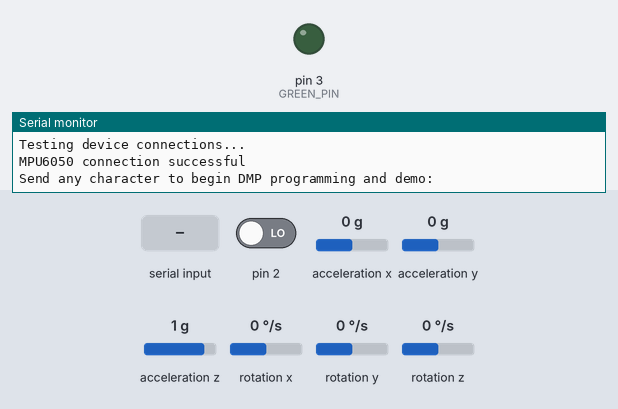
The sketch below on a simulated Arduino Uno, built with avr-gcc and run on an emulated ATmega328P. Parts: output pins drawn as LEDs (lit = HIGH), the last lines printed to the serial monitor. Dashed ring = blinking. Inputs (shaded band) come from the test bench; at power-on: acceleration x 0 g, acceleration y 0 g, acceleration z 1 g, rotation z 0 °/s, pin 2 LOW, rotation x 0 °/s, rotation y 0 °/s. The sensor or clock chip raises its interrupt line as the real part does.

Above: at 0.9 s.
1.0 s: "1" received over Serial
At 1.69 s:
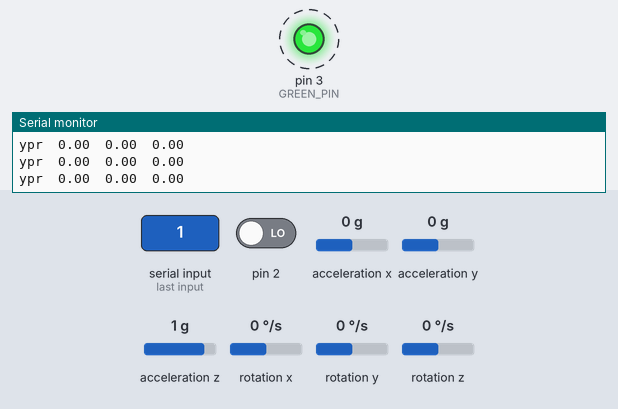
4.0 s: acceleration x set to 0.8 g
7.0 s: acceleration y set to 0.8 g
10.0 s: acceleration z set to -1.4 g
13.0 s: rotation z set to 192 °/s
16.0 s: acceleration z set to 1.4 g
Timing chart, 0 to 20.0 s (numbered marks = the images above; inputs shaded):
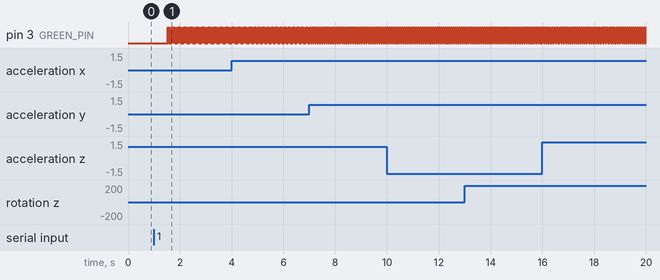

Measured:
- after the input at 1.0 s, pin 3 (GREEN_PIN): alternates HIGH for 0.01 s and LOW for 0.01 s, starting after 0.54 s

The sketch:

MPU6050_DMP6.ino
```cpp
#include "I2Cdev.h"

#include "MPU6050_6Axis_MotionApps20.h"
//#include "MPU6050.h" // not necessary if using MotionApps include file

// Arduino Wire library is required if I2Cdev I2CDEV_ARDUINO_WIRE implementation
// is used in I2Cdev.h
#if I2CDEV_IMPLEMENTATION == I2CDEV_ARDUINO_WIRE
    #include "Wire.h"
#endif

// class default I2C address is 0x68
// specific I2C addresses may be passed as a parameter here
// AD0 low = 0x68 (default for SparkFun breakout and InvenSense evaluation board)
// AD0 high = 0x69

MPU6050 mpu;

#define OUTPUT_READABLE_YAWPITCHROLL

#define GREEN_PIN 3 // (Arduino is 13, Teensy is 11, Teensy++ is 6)
bool blinkState = false;

// MPU control/status vars
bool dmpReady = false;  // set true if DMP init was successful
uint8_t mpuIntStatus;   // holds actual interrupt status byte from MPU
uint8_t devStatus;      // return status after each device operation (0 = success, !0 = error)
uint16_t packetSize;    // expected DMP packet size (default is 42 bytes)
uint16_t fifoCount;     // count of all bytes currently in FIFO
uint8_t fifoBuffer[64]; // FIFO storage buffer

// orientation/motion vars
Quaternion q;           // [w, x, y, z]         quaternion container
VectorInt16 aa;         // [x, y, z]            accel sensor measurements
VectorInt16 aaReal;     // [x, y, z]            gravity-free accel sensor measurements
VectorInt16 aaWorld;    // [x, y, z]            world-frame accel sensor measurements
VectorFloat gravity;    // [x, y, z]            gravity vector
float euler[3];         // [psi, theta, phi]    Euler angle container
float ypr[3];           // [yaw, pitch, roll]   yaw/pitch/roll container and gravity vector


// ================================================================
// ===               INTERRUPT DETECTION ROUTINE                ===
// ================================================================

volatile bool mpuInterrupt = false;     // indicates whether MPU interrupt pin has gone high
void dmpDataReady() {
    mpuInterrupt = true;
}


// ================================================================
// ===                      INITIAL SETUP                       ===
// ================================================================

void setup() {
    // join I2C bus (I2Cdev library doesn't do this automatically)
    #if I2CDEV_IMPLEMENTATION == I2CDEV_ARDUINO_WIRE
        Wire.begin();
        TWBR = 24; // 400kHz I2C clock (200kHz if CPU is 8MHz)
    #elif I2CDEV_IMPLEMENTATION == I2CDEV_BUILTIN_FASTWIRE
        Fastwire::setup(400, true);
    #endif

    // initialize serial communication
    // (115200 chosen because it is required for Teapot Demo output, but it's
    // really up to you depending on your project)
    Serial.begin(19200);
    while (!Serial); // wait for Leonardo enumeration, others continue immediately

    // initialize device
    Serial.println(F("Initializing I2C devices..."));
    mpu.initialize();

    // verify connection
    Serial.println(F("Testing device connections..."));
    Serial.println(mpu.testConnection() ? F("MPU6050 connection successful") : F("MPU6050 connection failed"));

    // wait for ready
    Serial.println(F("\nSend any character to begin DMP programming and demo: "));
    while (Serial.available() && Serial.read()); // empty buffer
    while (!Serial.available());                 // wait for data
    while (Serial.available() && Serial.read()); // empty buffer again

    // load and configure the DMP
    Serial.println(F("Initializing DMP..."));
    devStatus = mpu.dmpInitialize();

    // supply your own gyro offsets here, scaled for min sensitivity
    mpu.setXGyroOffset(220);
    mpu.setYGyroOffset(76);
    mpu.setZGyroOffset(-85);
    mpu.setZAccelOffset(1788); // 1688 factory default for my test chip

    // make sure it worked (returns 0 if so)
    if (devStatus == 0) {
        // turn on the DMP, now that it's ready
        Serial.println(F("Enabling DMP..."));
        mpu.setDMPEnabled(true);

        // enable Arduino interrupt detection
        Serial.println(F("Enabling interrupt detection (Arduino external interrupt 0)..."));
        attachInterrupt(0, dmpDataReady, RISING);
        mpuIntStatus = mpu.getIntStatus();

        // set our DMP Ready flag so the main loop() function knows it's okay to use it
        Serial.println(F("DMP ready! Waiting for first interrupt..."));
        dmpReady = true;

        // get expected DMP packet size for later comparison
        packetSize = mpu.dmpGetFIFOPacketSize();
    } else {
        // ERROR!
        // 1 = initial memory load failed
        // 2 = DMP configuration updates failed
        // (if it's going to break, usually the code will be 1)
        Serial.print(F("DMP Initialization failed (code "));
        Serial.print(devStatus);
        Serial.println(F(")"));
    }

    // configure LED for output
    pinMode(GREEN_PIN, OUTPUT);
}


// ================================================================
// ===                    MAIN PROGRAM LOOP                     ===
// ================================================================

void loop() {
    // if programming failed, don't try to do anything
    if (!dmpReady) return;

    // wait for MPU interrupt or extra packet(s) available
    while (!mpuInterrupt && fifoCount < packetSize) {
        // other program behavior stuff here
        // .
        // .
        // .
        // if you are really paranoid you can frequently test in between other
        // stuff to see if mpuInterrupt is true, and if so, "break;" from the
        // while() loop to immediately process the MPU data
        // .
        // .
        // .
    }

    // reset interrupt flag and get INT_STATUS byte
    mpuInterrupt = false;
    mpuIntStatus = mpu.getIntStatus();

    // get current FIFO count
    fifoCount = mpu.getFIFOCount();

    // check for overflow (this should never happen unless our code is too inefficient)
    if ((mpuIntStatus & 0x10) || fifoCount == 1024) {
        // reset so we can continue cleanly
        mpu.resetFIFO();
        Serial.println(F("FIFO overflow!"));

    // otherwise, check for DMP data ready interrupt (this should happen frequently)
    } else if (mpuIntStatus & 0x02) {
        // wait for correct available data length, should be a VERY short wait
        while (fifoCount < packetSize) fifoCount = mpu.getFIFOCount();

        // read a packet from FIFO
        mpu.getFIFOBytes(fifoBuffer, packetSize);

        // track FIFO count here in case there is > 1 packet available
        // (this lets us immediately read more without waiting for an interrupt)
        fifoCount -= packetSize;

        #ifdef OUTPUT_READABLE_QUATERNION
            // display quaternion values in easy matrix form: w x y z
            mpu.dmpGetQuaternion(&q, fifoBuffer);
            Serial.print("quat\t");
            Serial.print(q.w);
            Serial.print("\t");
            Serial.print(q.x);
            Serial.print("\t");
            Serial.print(q.y);
            Serial.print("\t");
            Serial.println(q.z);
        #endif

        #ifdef OUTPUT_READABLE_EULER
            // display Euler angles in degrees
            mpu.dmpGetQuaternion(&q, fifoBuffer);
            mpu.dmpGetEuler(euler, &q);
            Serial.print("euler\t");
            Serial.print(euler[0] * 180/M_PI);
            Serial.print("\t");
            Serial.print(euler[1] * 180/M_PI);
            Serial.print("\t");
            Serial.println(euler[2] * 180/M_PI);
        #endif

        #ifdef OUTPUT_READABLE_YAWPITCHROLL
            // display Euler angles in degrees
            mpu.dmpGetQuaternion(&q, fifoBuffer);
            mpu.dmpGetGravity(&gravity, &q);
            mpu.dmpGetYawPitchRoll(ypr, &q, &gravity);
            Serial.print("ypr\t");
            Serial.print(ypr[0] * 180/M_PI);
            Serial.print("\t");
            Serial.print(ypr[1] * 180/M_PI);
            Serial.print("\t");
            Serial.println(ypr[2] * 180/M_PI);
        #endif

        #ifdef OUTPUT_READABLE_REALACCEL
            // display real acceleration, adjusted to remove gravity
            mpu.dmpGetQuaternion(&q, fifoBuffer);
            mpu.dmpGetAccel(&aa, fifoBuffer);
            mpu.dmpGetGravity(&gravity, &q);
            mpu.dmpGetLinearAccel(&aaReal, &aa, &gravity);
            Serial.print("areal\t");
            Serial.print(aaReal.x);
            Serial.print("\t");
            Serial.print(aaReal.y);
            Serial.print("\t");
            Serial.println(aaReal.z);
        #endif

        #ifdef OUTPUT_READABLE_WORLDACCEL
            // display initial world-frame acceleration, adjusted to remove gravity
            // and rotated based on known orientation from quaternion
            mpu.dmpGetQuaternion(&q, fifoBuffer);
            mpu.dmpGetAccel(&aa, fifoBuffer);
            mpu.dmpGetGravity(&gravity, &q);
            mpu.dmpGetLinearAccel(&aaReal, &aa, &gravity);
            mpu.dmpGetLinearAccelInWorld(&aaWorld, &aaReal, &q);
            Serial.print("aworld\t");
            Serial.print(aaWorld.x);
            Serial.print("\t");
            Serial.print(aaWorld.y);
            Serial.print("\t");
            Serial.println(aaWorld.z);
        #endif

        #ifdef OUTPUT_TEAPOT
            // display quaternion values in InvenSense Teapot demo format:
            teapotPacket[2] = fifoBuffer[0];
            teapotPacket[3] = fifoBuffer[1];
            teapotPacket[4] = fifoBuffer[4];
            teapotPacket[5] = fifoBuffer[5];
            teapotPacket[6] = fifoBuffer[8];
            teapotPacket[7] = fifoBuffer[9];
            teapotPacket[8] = fifoBuffer[12];
            teapotPacket[9] = fifoBuffer[13];
            Serial.write(teapotPacket, 14);
            teapotPacket[11]++; // packetCount, loops at 0xFF on purpose
        #endif

        // blink LED to indicate activity
        blinkState = !blinkState;
        digitalWrite(GREEN_PIN, blinkState);
        // delay(300); // added les, causes FIFO overflow
    }
}
```
